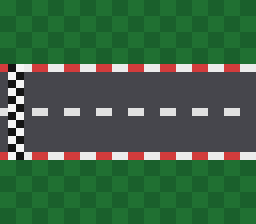

Rendered tile map (Tiled .tmx) drawn with the repository's tilesets; below, a short description and the full map source, tile grids included:
An orthogonal 32x28 tile map with 8x8 px tiles, 1 tile layer (road).

<map version="1.10" tiledversion="1.10.2" orientation="orthogonal" renderorder="right-down" width="32" height="28" tilewidth="8" tileheight="8" infinite="0">
 <tileset firstgid="1" name="track" tilewidth="8" tileheight="8" tilecount="928" columns="32">
  <image source="track-tiles.png" width="256" height="232" />
 </tileset>
 <layer id="1" name="road" width="32" height="28">
  <data encoding="csv">
33, 33, 35, 35, 33, 33, 35, 35, 33, 33, 35, 35, 33, 33, 35, 35, 33, 33, 35, 35, 33, 33, 35, 35, 33, 33, 35, 35, 33, 33, 35, 35,
33, 33, 35, 35, 33, 33, 35, 35, 33, 33, 35, 35, 33, 33, 35, 35, 33, 33, 35, 35, 33, 33, 35, 35, 33, 33, 35, 35, 33, 33, 35, 35,
35, 35, 33, 33, 35, 35, 33, 33, 35, 35, 33, 33, 35, 35, 33, 33, 35, 35, 33, 33, 35, 35, 33, 33, 35, 35, 33, 33, 35, 35, 33, 33,
35, 35, 33, 33, 35, 35, 33, 33, 35, 35, 33, 33, 35, 35, 33, 33, 35, 35, 33, 33, 35, 35, 33, 33, 35, 35, 33, 33, 35, 35, 33, 33,
33, 33, 35, 35, 33, 33, 35, 35, 33, 33, 35, 35, 33, 33, 35, 35, 33, 33, 35, 35, 33, 33, 35, 35, 33, 33, 35, 35, 33, 33, 35, 35,
33, 33, 35, 35, 33, 33, 35, 35, 33, 33, 35, 35, 33, 33, 35, 35, 33, 33, 35, 35, 33, 33, 35, 35, 33, 33, 35, 35, 33, 33, 35, 35,
35, 35, 33, 33, 35, 35, 33, 33, 35, 35, 33, 33, 35, 35, 33, 33, 35, 35, 33, 33, 35, 35, 33, 33, 35, 35, 33, 33, 35, 35, 33, 33,
35, 35, 33, 33, 35, 35, 33, 33, 35, 35, 33, 33, 35, 35, 33, 33, 35, 35, 33, 33, 35, 35, 33, 33, 35, 35, 33, 33, 35, 35, 33, 33,
289, 290, 291, 292, 289, 289, 292, 292, 289, 289, 292, 292, 289, 289, 292, 292, 289, 289, 292, 292, 289, 289, 292, 292, 289, 289, 292, 292, 289, 289, 292, 292,
321, 291, 290, 321, 321, 321, 321, 321, 321, 321, 321, 321, 321, 321, 321, 321, 321, 321, 321, 321, 321, 321, 321, 321, 321, 321, 321, 321, 321, 321, 321, 321,
321, 290, 291, 321, 321, 321, 321, 321, 321, 321, 321, 321, 321, 321, 321, 321, 321, 321, 321, 321, 321, 321, 321, 321, 321, 321, 321, 321, 321, 321, 321, 321,
321, 291, 290, 321, 321, 321, 321, 321, 321, 321, 321, 321, 321, 321, 321, 321, 321, 321, 321, 321, 321, 321, 321, 321, 321, 321, 321, 321, 321, 321, 321, 321,
321, 290, 291, 321, 321, 321, 321, 321, 321, 321, 321, 321, 321, 321, 321, 321, 321, 321, 321, 321, 321, 321, 321, 321, 321, 321, 321, 321, 321, 321, 321, 321,
449, 291, 290, 321, 449, 449, 321, 321, 449, 449, 321, 321, 449, 449, 321, 321, 449, 449, 321, 321, 449, 449, 321, 321, 449, 449, 321, 321, 449, 449, 321, 321,
481, 290, 291, 321, 481, 481, 321, 321, 481, 481, 321, 321, 481, 481, 321, 321, 481, 481, 321, 321, 481, 481, 321, 321, 481, 481, 321, 321, 481, 481, 321, 321,
321, 291, 290, 321, 321, 321, 321, 321, 321, 321, 321, 321, 321, 321, 321, 321, 321, 321, 321, 321, 321, 321, 321, 321, 321, 321, 321, 321, 321, 321, 321, 321,
321, 290, 291, 321, 321, 321, 321, 321, 321, 321, 321, 321, 321, 321, 321, 321, 321, 321, 321, 321, 321, 321, 321, 321, 321, 321, 321, 321, 321, 321, 321, 321,
321, 291, 290, 321, 321, 321, 321, 321, 321, 321, 321, 321, 321, 321, 321, 321, 321, 321, 321, 321, 321, 321, 321, 321, 321, 321, 321, 321, 321, 321, 321, 321,
321, 290, 291, 321, 321, 321, 321, 321, 321, 321, 321, 321, 321, 321, 321, 321, 321, 321, 321, 321, 321, 321, 321, 321, 321, 321, 321, 321, 321, 321, 321, 321,
289, 291, 290, 292, 289, 289, 292, 292, 289, 289, 292, 292, 289, 289, 292, 292, 289, 289, 292, 292, 289, 289, 292, 292, 289, 289, 292, 292, 289, 289, 292, 292,
33, 33, 35, 35, 33, 33, 35, 35, 33, 33, 35, 35, 33, 33, 35, 35, 33, 33, 35, 35, 33, 33, 35, 35, 33, 33, 35, 35, 33, 33, 35, 35,
33, 33, 35, 35, 33, 33, 35, 35, 33, 33, 35, 35, 33, 33, 35, 35, 33, 33, 35, 35, 33, 33, 35, 35, 33, 33, 35, 35, 33, 33, 35, 35,
35, 35, 33, 33, 35, 35, 33, 33, 35, 35, 33, 33, 35, 35, 33, 33, 35, 35, 33, 33, 35, 35, 33, 33, 35, 35, 33, 33, 35, 35, 33, 33,
35, 35, 33, 33, 35, 35, 33, 33, 35, 35, 33, 33, 35, 35, 33, 33, 35, 35, 33, 33, 35, 35, 33, 33, 35, 35, 33, 33, 35, 35, 33, 33,
33, 33, 35, 35, 33, 33, 35, 35, 33, 33, 35, 35, 33, 33, 35, 35, 33, 33, 35, 35, 33, 33, 35, 35, 33, 33, 35, 35, 33, 33, 35, 35,
33, 33, 35, 35, 33, 33, 35, 35, 33, 33, 35, 35, 33, 33, 35, 35, 33, 33, 35, 35, 33, 33, 35, 35, 33, 33, 35, 35, 33, 33, 35, 35,
35, 35, 33, 33, 35, 35, 33, 33, 35, 35, 33, 33, 35, 35, 33, 33, 35, 35, 33, 33, 35, 35, 33, 33, 35, 35, 33, 33, 35, 35, 33, 33,
35, 35, 33, 33, 35, 35, 33, 33, 35, 35, 33, 33, 35, 35, 33, 33, 35, 35, 33, 33, 35, 35, 33, 33, 35, 35, 33, 33, 35, 35, 33, 33
  </data>
 </layer>
</map>
